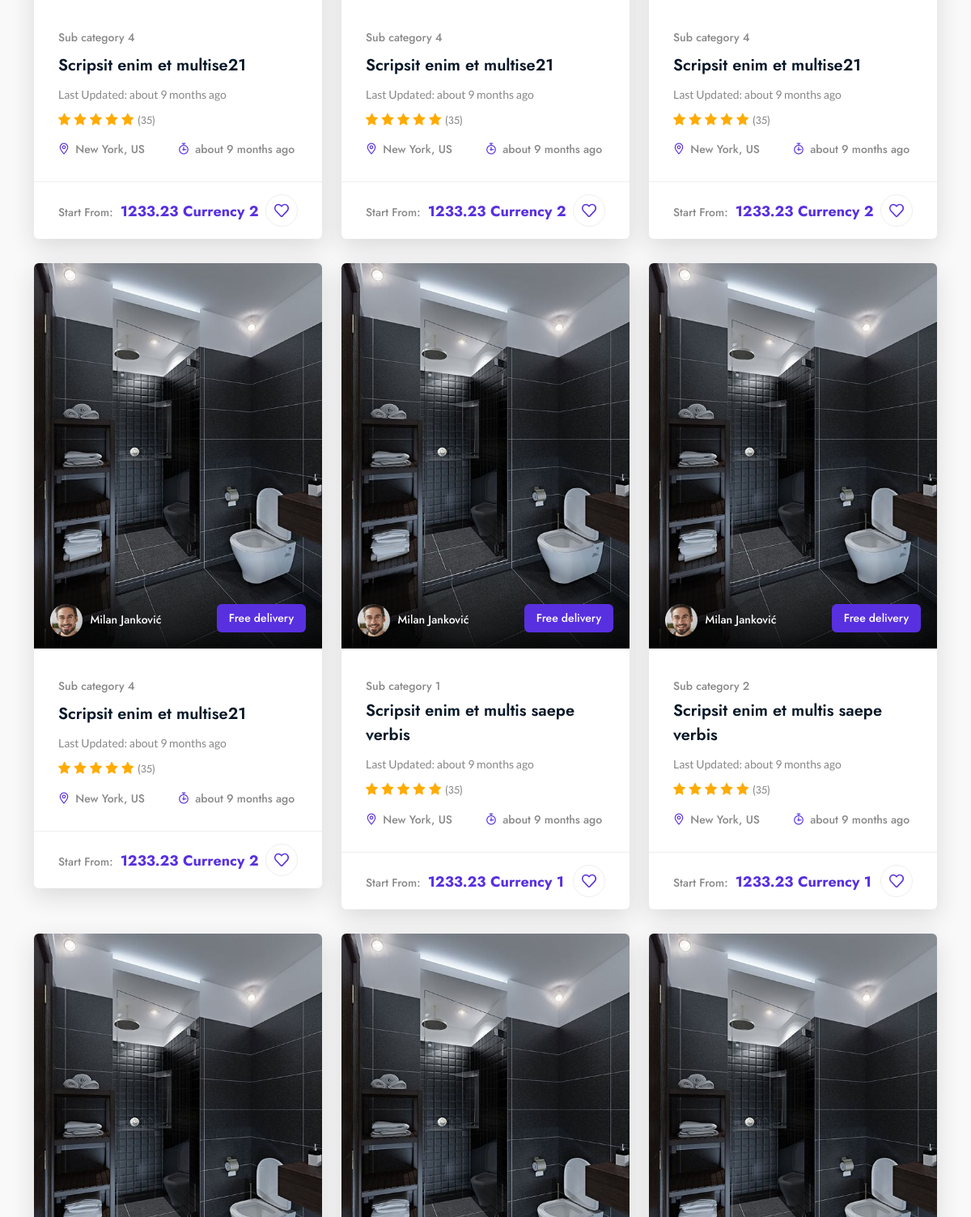
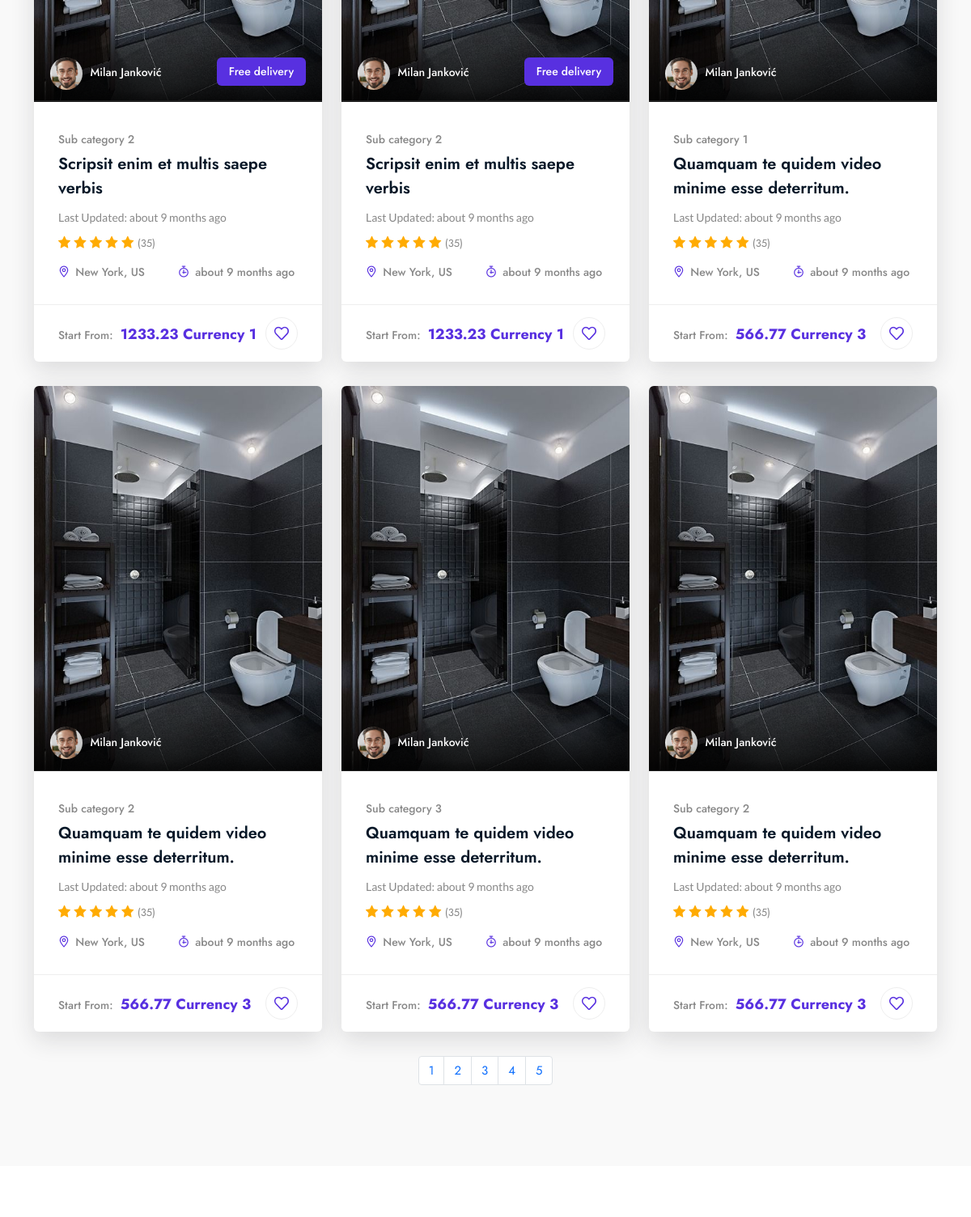
Page /view-category.php (middle part) on the earlier database version (2 pictures, top to bottom).
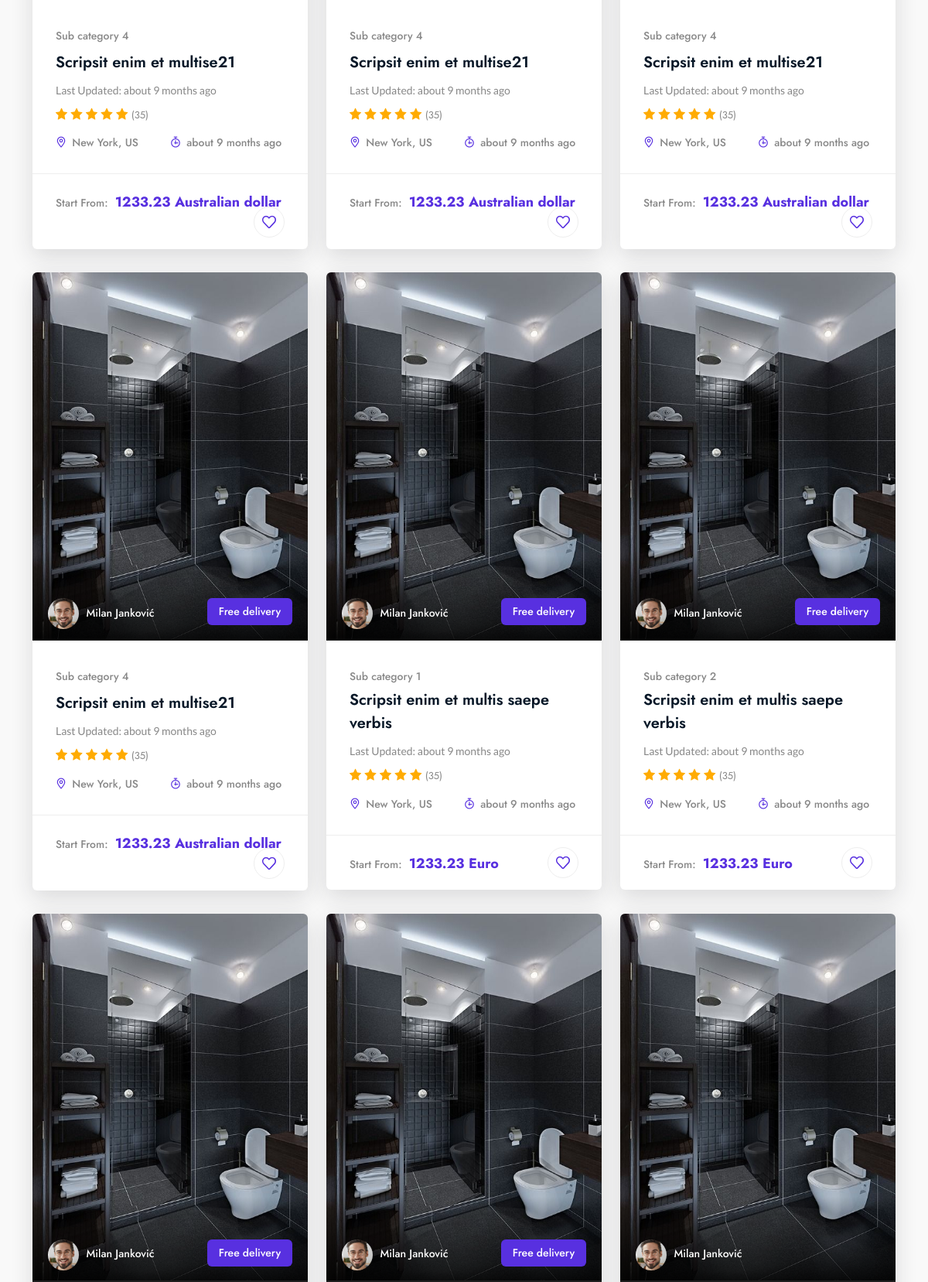
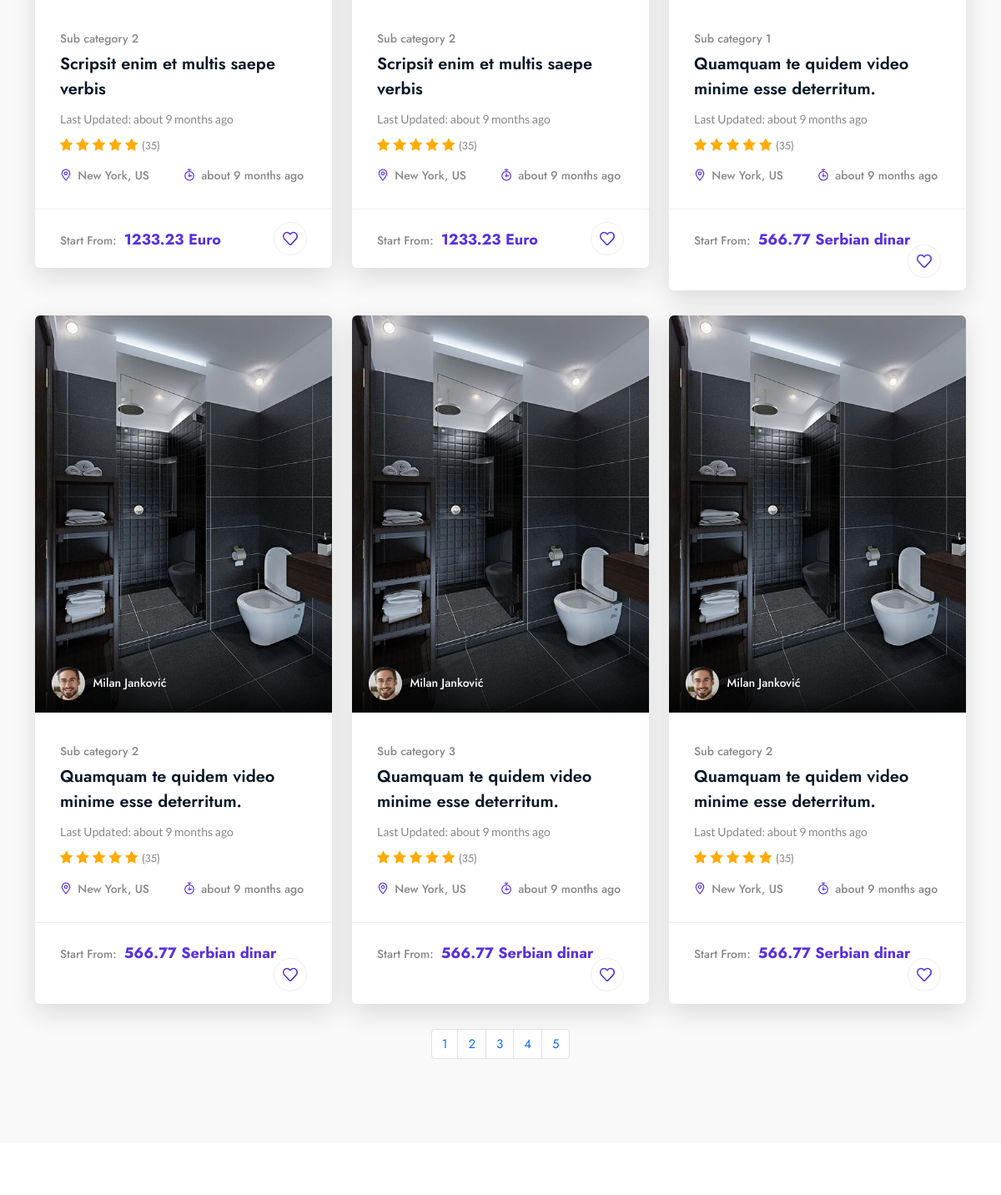
Same page on the later database version (2 pictures, top to bottom).
### tables this page shows
CREATE TABLE `ads` (
  `id` int(11) NOT NULL,
  `title` varchar(211) NOT NULL,
  `price` decimal(10,2) NOT NULL,
  `price_type_id` int(11) NOT NULL,
  `currency_id` int(11) NOT NULL,
  `images` text DEFAULT NULL,
  `youtube_link` varchar(211) NOT NULL,
  `description` text NOT NULL,
  `condition_id` int(11) NOT NULL,
  `sub_category_id` int(11) DEFAULT NULL,
  `amount` int(11) NOT NULL,
  `sending_id` int(11) NOT NULL,
  `payment_id` int(11) NOT NULL,
  `free_delivery` int(11) NOT NULL DEFAULT 0,
  `created_at` datetime NOT NULL,
  `updated_at` datetime NOT NULL,
  `expires_at` datetime NOT NULL,
  `user_id` int(11) NOT NULL,
  `slug` varchar(211) DEFAULT NULL
);

CREATE TABLE `currencies` (
  `id` int(11) NOT NULL,
  `title` varchar(211) NOT NULL,
  `slug` varchar(211) DEFAULT NULL
);

CREATE TABLE `subcategories` (
  `id` int(11) UNSIGNED NOT NULL,
  `title` varchar(211) NOT NULL,
  `category_id` int(11) UNSIGNED NOT NULL,
  `slug` varchar(211) DEFAULT NULL
);

CREATE TABLE `users` (
  `id` int(11) NOT NULL,
  `first_name` varchar(211) NOT NULL,
  `last_name` varchar(211) NOT NULL,
  `state` varchar(211) NOT NULL,
  `city` varchar(211) NOT NULL,
  `postal_code` varchar(211) NOT NULL,
  `address` varchar(211) NOT NULL,
  `email` varchar(211) NOT NULL,
  `phone_number` varchar(211) NOT NULL,
  `password` varchar(211) NOT NULL,
  `banned` int(211) NOT NULL DEFAULT 0,
  `active` int(11) NOT NULL DEFAULT 1,
  `token` varchar(211) DEFAULT NULL,
  `is_admin` int(11) NOT NULL DEFAULT 0,
  `created_at` datetime NOT NULL
);

### classes/ad.class.php (called while the page is built, shortened)
<?php
class Ad extends DbConnect {
public function getSubCategoryDetails($id){
$sql = 'select * from subcategories where id = ? ';
$query = $this -> connect()-> prepare($sql);
$query -> execute([$id]);
$subCategory = $query -> fetch();
return $subCategory;
}
public function getUserDetails($id){
$sql = 'select * from users where id = ? ';
$query = $this -> connect()-> prepare($sql);
$query -> execute([$id]);
$user = $query -> fetch();
return $user;
}
public function getAllAdsInFrontPage(){
$page = isset($_GET['page']) ? (int)$_GET['page'] : 1 ;
$perPage = isset($_GET['per-page'])&& $_GET['per-page'] <= 12 ? (int)$_GET['per-page'] : 12 ;
$start = ( $page > 1 ) ? ($page * $perPage ) - $perPage : 0 ;
$sql = 'select * from ads order by title desc LIMIT :start , :perPage';
$query = $this -> connect() -> prepare($sql);
$query -> bindParam( ':start' , $start , PDO::PARAM_INT);
$query -> bindParam( ':perPage' , $perPage , PDO::PARAM_INT);
$query -> execute();
$ads = $query -> fetchAll();
$sql = 'select * from ads ';
$query = $this -> connect() -> query($sql);
$ads_count = $query ->  fetchAll();
$allAds = count($ads_count);
$pages = ceil( $allAds / $perPage);
return array('pages' => $pages , 'ads' => $ads , 'per-page' => $perPage );
}
public function getCurrencyDetails($currency_id){
	$sql = 'select * from currencies where  id = ? order by title asc';
	$query = $this -> connect() -> prepare($sql);
	$query -> execute([$currency_id]);
	$currency = $query -> fetch();
	return $currency;
}
}

### include/db.inc.php (called while the page is built, shortened)
<?php
class DbConnect {
	private $host = HOST;
	private $dbname = DBNAME;
	private $username = USERNAME;
	private $password = PASSWORD;
	protected function connect() {
		try {
		$sql = 'mysql:host='. $this -> host .';dbname='. $this -> dbname ;
		$pdo = new PDO ( $sql , $this -> username , $this -> password );
		$pdo -> setAttribute( PDO::ATTR_DEFAULT_FETCH_MODE , PDO::FETCH_ASSOC );
		$pdo -> setAttribute ( PDO::ATTR_ERRMODE , PDO::ERRMODE_EXCEPTION );
		$pdo -> exec( 'set names utf8');
		return $pdo;
		} catch ( PDOException $e ){
			echo $e -> getMessage();
		}
	}
}

### include/timeago.class.php (called while the page is built, shortened)
<?php
class get_timeago
{
    private static $seconds = 1;
    private static $minute = 60;
    private static $hour = 3600;
    private static $day = 86400;
    private static $month = 2592000;
    private static $year = 31104000;
    public function get_lang($lang, $r = "")
    {
        $array = array(
          "es" => array("less"=>"Hace menos de 1 segundo",
                       "year"=>"Hace un a&ntilde;o",
                       "month"=>"Hace un mes",
                       "day"=>"Hace un d&iacute;a",
                       "hour"=>"Hace una hora",
                       "minute"=>"Hace un minuto",
                       "second"=>"Hace un segundo"),
          "es2" => array("year", "Hace $r años",
                       "month"=>"Hace $r meses",
                       "day"=>"Hace $r d&iacute;as",
                       "hour"=>"Hace $r horas",
                       "minute"=>"Hace $r minutos",
                       "second"=>"Hace $r segundos"),
          "en" => array("less"=>"less than 1 second ago",
                       "year"=>"about 1 year ago",
                       "month"=>"about 1 month ago",
                       "day"=>"about 1 day ago",
                       "hour"=>"about 1 hour ago",
                       "minute"=>"about 1 minute ago",
                       "second"=>"about 1 second ago"),
          "en2" => array("year"=>"about $r years ago",
                       "month"=>"about $r months ago",
                       "day"=>"about $r days ago",
                       "hour"=>"about $r hours ago",
                       "minute"=>"about $r minutes ago",
                       "second"=>"about $r seconds ago")
          );
        return $array[$lang];
    }
    public function timeago($time, $lang = "en")
    {
        $strtotime = time() - strtotime($time);
        $artime = array(self::$year  =>  'year',
                        self::$month =>  'month',
                        self::$day   =>  'day',
                        self::$hour  =>  'hour',
                        self::$minute=>  'minute',
                        self::$seconds=>  'second');
        foreach($artime as $s => $string)
        {
            $day = $strtotime / $s;
            if($day >= 1)
            {
                $r = round($day);
                $get = self::get_lang(($r > 1) ? $lang."2" : $lang, $r);
                return $get[$string];
            }
        }
    }
}
?>

### partials/__items_grid.php (the view, shortened to what the changed rows need)
    <section class="items-grid section custom-padding">
        <div class="container">
            <div class="single-head">
                <div class="row">
<?php
$ads = new Ad();
if( count($ads -> getAllAdsInFrontPage()['ads']) > 0 ){
foreach($ads -> getAllAdsInFrontPage()['ads'] as $ad){
$user_id = $ad['user_id'];
$sub_category_id = $ad['sub_category_id'];
$first_name = $ads -> getUserDetails($user_id)['first_name'];
$last_name = $ads -> getUserDetails($user_id)['last_name'];
$subCategory = $ads -> getSubCategoryDetails($sub_category_id)['title'];
?>
                    <div class="col-lg-4 col-md-6 col-12">
                        <div class="single-grid wow fadeInUp" data-wow-delay=".2s">
                            <div class="image">
                                <a href="view-ad.php?id=<?php echo $ad['id']; ?>" class="thumbnail"><img src="uploads/<?php echo current(explode('|' , $ad['images']));  ?>" alt="#"></a>
                                <div class="author">
                                    <div class="author-image">
                                        <a href="view-ad.php?id=<?php echo $ad['id']; ?>"><img src="assets/images/items-grid/author-1.jpg" alt="#">
                                            <span><?php echo $first_name; ?> <?php echo $last_name; ?></span></a>
                                    </div>
                        <?php
if( $ad['free_delivery'] == 1 ){
?>
 <p class="sale">Free delivery</p>
    <?php
}
?>
                                </div>
                            </div>
                            <div class="content">
                                <div class="top-content">
                                    <a href="view-category.php?id=<?php echo $sub_category_id;  ?>" class="tag"><?php echo $subCategory; ?></a>
                                    <h3 class="title">
                                        <a href="view-ad.php?id=<?php echo $ad['id']; ?>"><?php echo $ad['title'] ?></a>
                                    </h3>
                                    <p class="update-time">Last Updated:
<?php echo $timeago->timeago($ad['updated_at']); ?>
                                    </p>
                                    <ul class="rating">
                                        <li><i class="lni lni-star-filled"></i></li>
                                        <li><i class="lni lni-star-filled"></i></li>
                                        <li><i class="lni lni-star-filled"></i></li>
                                        <li><i class="lni lni-star-filled"></i></li>
                                        <li><i class="lni lni-star-filled"></i></li>
                                        <li><a href="javascript:void(0)">(35)</a></li>
                                    </ul>
                                    <ul class="info-list">
                                        <li><a href="javascript:void(0)"><i class="lni lni-map-marker"></i> New York, US</a></li>
                                        <li><a href="javascript:void(0)"><i class="lni lni-timer"></i>
<?php echo $timeago->timeago($ad['created_at']); ?>
                                          </a></li>
                                    </ul>
                                </div>
                                <div class="bottom-content">
                                    <p class="price">Start From: <span><?php echo $ad['price'] ?>
                                <?php echo $ads -> getCurrencyDetails($ad['currency_id'])['title']; ?></span></p>
                                    <a href="javascript:void(0)" class="like"><i class="lni lni-heart"></i></a>
                                </div>
                            </div>
                        </div>
                    </div>
<?php
}
?>
<?php
} else {
    echo 'There is no ads.';
}
 ?>
                </div>
            </div>
        </div>
    </section>

Differences in the rows shown:
changed through a linked row, ads (number 1 of 12 on the later page): currency.title "Currency 2" → "Australian dollar"
changed through a linked row, ads (number 2 of 12 on the later page): currency.title "Currency 2" → "Australian dollar"
changed through a linked row, ads (number 3 of 12 on the later page): currency.title "Currency 2" → "Australian dollar"
changed through a linked row, ads (number 4 of 12 on the later page): currency.title "Currency 2" → "Australian dollar"
changed through a linked row, ads (number 5 of 12 on the later page): currency.title "Currency 1" → "Euro"
changed through a linked row, ads (number 6 of 12 on the later page): currency.title "Currency 1" → "Euro"
changed through a linked row, ads (number 7 of 12 on the later page): currency.title "Currency 1" → "Euro"
changed through a linked row, ads (number 8 of 12 on the later page): currency.title "Currency 1" → "Euro"
changed through a linked row, ads (number 9 of 12 on the later page): currency.title "Currency 3" → "Serbian dinar"
changed through a linked row, ads (number 10 of 12 on the later page): currency.title "Currency 3" → "Serbian dinar"
changed through a linked row, ads "Sub category 3": currency.title "Currency 3" → "Serbian dinar"
changed through a linked row, ads (number 12 of 12 on the later page): currency.title "Currency 3" → "Serbian dinar"
